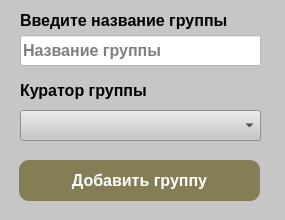
<?xml version="1.0" encoding="UTF-8"?>
<ui version="4.0">
 <class>FormAddGroup</class>
 <widget class="QMainWindow" name="FormAddGroup">
  <property name="geometry">
   <rect>
    <x>0</x>
    <y>0</y>
    <width>285</width>
    <height>220</height>
   </rect>
  </property>
  <property name="windowTitle">
   <string>Форма добавления группы</string>
  </property>
  <property name="styleSheet">
   <string notr="true">background-color: rgb(198, 198, 198);</string>
  </property>
  <widget class="QWidget" name="centralwidget">
   <widget class="QLineEdit" name="edit_name_group">
    <property name="enabled">
     <bool>true</bool>
    </property>
    <property name="geometry">
     <rect>
      <x>20</x>
      <y>35</y>
      <width>241</width>
      <height>31</height>
     </rect>
    </property>
    <property name="font">
     <font>
      <pointsize>12</pointsize>
      <weight>75</weight>
      <bold>true</bold>
     </font>
    </property>
    <property name="styleSheet">
     <string notr="true">background-color: rgb(255, 255, 255);</string>
    </property>
    <property name="placeholderText">
     <string>Название группы</string>
    </property>
   </widget>
   <widget class="QLabel" name="label">
    <property name="geometry">
     <rect>
      <x>20</x>
      <y>10</y>
      <width>231</width>
      <height>21</height>
     </rect>
    </property>
    <property name="font">
     <font>
      <pointsize>12</pointsize>
      <weight>75</weight>
      <bold>true</bold>
     </font>
    </property>
    <property name="text">
     <string>Введите название группы</string>
    </property>
   </widget>
   <widget class="QLabel" name="label_4">
    <property name="geometry">
     <rect>
      <x>20</x>
      <y>80</y>
      <width>241</width>
      <height>21</height>
     </rect>
    </property>
    <property name="font">
     <font>
      <pointsize>12</pointsize>
      <weight>75</weight>
      <bold>true</bold>
     </font>
    </property>
    <property name="text">
     <string>Куратор группы</string>
    </property>
   </widget>
   <widget class="QComboBox" name="cb_curator_group">
    <property name="geometry">
     <rect>
      <x>20</x>
      <y>110</y>
      <width>241</width>
      <height>31</height>
     </rect>
    </property>
    <property name="font">
     <font>
      <pointsize>12</pointsize>
      <weight>75</weight>
      <bold>true</bold>
     </font>
    </property>
    <property name="currentText">
     <string/>
    </property>
   </widget>
   <widget class="QPushButton" name="btn_add_group">
    <property name="geometry">
     <rect>
      <x>19</x>
      <y>160</y>
      <width>241</width>
      <height>41</height>
     </rect>
    </property>
    <property name="font">
     <font>
      <pointsize>12</pointsize>
      <weight>75</weight>
      <bold>true</bold>
     </font>
    </property>
    <property name="styleSheet">
     <string notr="true">QPushButton {background-color: rgb(133, 125, 86); 
color: White; border-radius: 10px;}
QPushButton:pressed {background-color:rgb(43, 252, 50) ; }</string>
    </property>
    <property name="text">
     <string>Добавить группу</string>
    </property>
    <property name="autoDefault">
     <bool>false</bool>
    </property>
    <property name="default">
     <bool>false</bool>
    </property>
    <property name="flat">
     <bool>false</bool>
    </property>
   </widget>
  </widget>
 </widget>
 <resources/>
 <connections/>
</ui>
